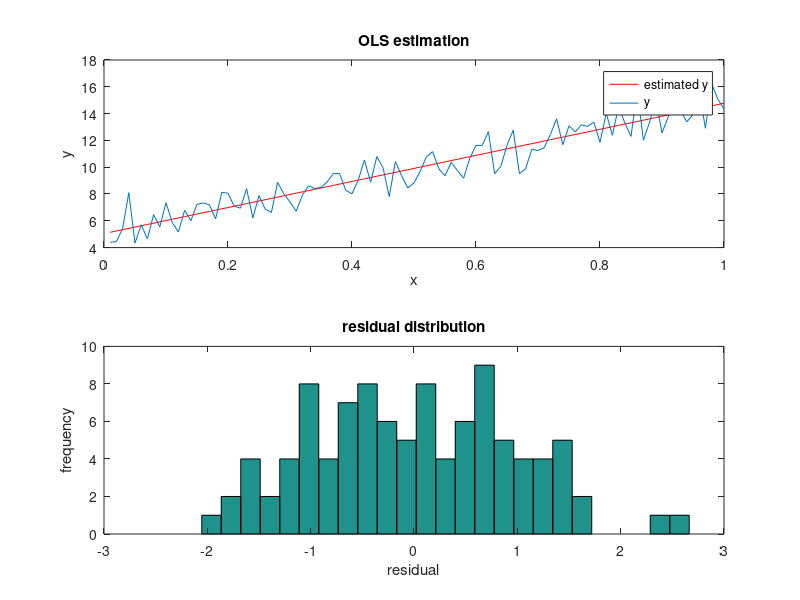

The MATLAB script that drew this image:
%%Question 1

%x is a column vector from 0.01 to 1
x = (0.01:0.01:1)';
unos = ones (100,1);

%epsilon is randomly drawn from normal distribution
epsilon = randn (100,1);

%y = 10x + 5 + epsilon
y = [unos x]*[5;10]+epsilon;
%X = [1 x]
x_big = [unos x];

% beta estimated = (X'*X)^(-1)*X'*Y
% intercept ~= 5, slope~=10
beta_e = inv((x_big')*x_big)*x_big'*y

%calculate estimated y
y_estimated =x_big*beta_e;

figure(1)
subplot(2,1,1)
plot (x,y_estimated,'r')
hold on
plot (x,y)
title ('OLS estimation')
xlabel('x')
ylabel('y')
legend('estimated y', 'y')


residuals = y-x_big*beta_e;
subplot(2,1,2)
hist (residuals,25)
title ('residual distribution')
xlabel('residual')
ylabel('frequency')





